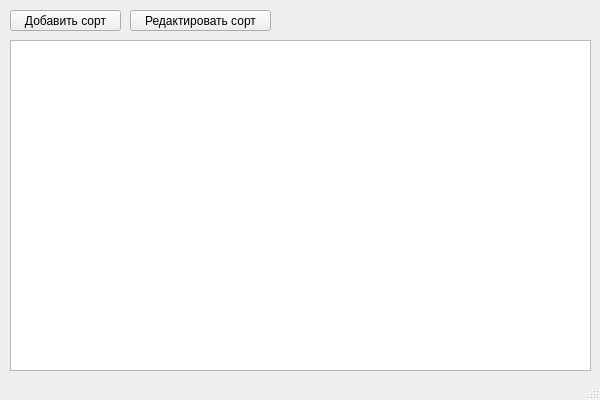
<?xml version="1.0" encoding="UTF-8"?>
<ui version="4.0">
 <class>MainWindow</class>
 <widget class="QMainWindow" name="MainWindow">
  <property name="geometry">
   <rect>
    <x>0</x>
    <y>0</y>
    <width>600</width>
    <height>400</height>
   </rect>
  </property>
  <property name="sizePolicy">
   <sizepolicy hsizetype="Fixed" vsizetype="Fixed">
    <horstretch>0</horstretch>
    <verstretch>0</verstretch>
   </sizepolicy>
  </property>
  <property name="minimumSize">
   <size>
    <width>600</width>
    <height>400</height>
   </size>
  </property>
  <property name="maximumSize">
   <size>
    <width>600</width>
    <height>400</height>
   </size>
  </property>
  <property name="windowTitle">
   <string>Капучино</string>
  </property>
  <widget class="QWidget" name="centralwidget">
   <widget class="QTableWidget" name="tableWidget">
    <property name="geometry">
     <rect>
      <x>10</x>
      <y>40</y>
      <width>581</width>
      <height>331</height>
     </rect>
    </property>
   </widget>
   <widget class="QPushButton" name="pushButton">
    <property name="geometry">
     <rect>
      <x>10</x>
      <y>10</y>
      <width>111</width>
      <height>21</height>
     </rect>
    </property>
    <property name="text">
     <string>Добавить сорт</string>
    </property>
   </widget>
   <widget class="QPushButton" name="pushButton_2">
    <property name="geometry">
     <rect>
      <x>130</x>
      <y>10</y>
      <width>141</width>
      <height>21</height>
     </rect>
    </property>
    <property name="text">
     <string>Редактировать сорт</string>
    </property>
   </widget>
  </widget>
  <widget class="QStatusBar" name="statusBar"/>
 </widget>
 <resources/>
 <connections/>
</ui>
